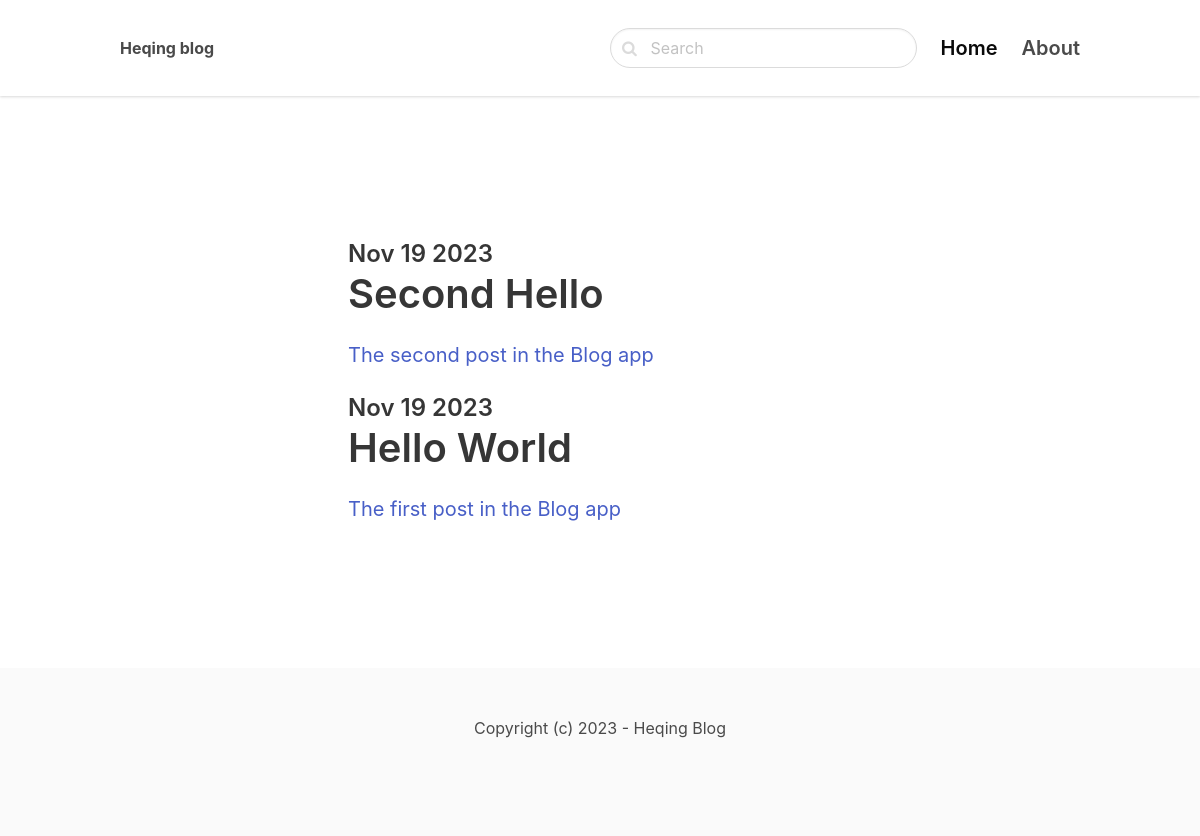
The page / on the database its author committed.
### blog/models.py (models this page shows)
class Post(models.Model):
    title = models.CharField(max_length=255)
    slug = models.SlugField() # internet address for title
    intro = models.TextField()
    body = models.TextField()
    created_at = models.DateTimeField(auto_now_add = True)
    class Meta:
        ordering = ('-created_at',)

### core/views.py (the view)
# urls.py: path('', frontpage, name='frontpage'),
def frontpage(request):
    posts = Post.objects.all()
    return render(request, 'core/frontpage.html', {'posts' : posts}  )

### core/templates/core/frontpage.html (shortened to what this page needs)
{% extends 'core/base.html' %}
{% block content %}
  <section class="hero">
    <div class="hero-body">
      <div class="container">
        <section class="section">
          <div class="columns">
            <div class="column is-8 is-offset-2">
              {% for post in posts %}
                <div class="content is-medium">
                    <a href="{% url 'post_detail' post.slug %}">
                        <h2 class="subtitle is-4">{{ post.created_at|date:'M d Y'}}</h2>
                        <h1 class="title">{{ post.title }}</h1>
                        <p>{{ post.intro }}</p>
                </a>
                </div>
              {% endfor %}
            </div>
          </div>
        </section>
      </div>
    </div>
  </section>
{% endblock %}

### rows shown on the page
Post: created_at "Nov 19 2023", title "Second Hello", intro "The second post in the Blog app"
Post: created_at "Nov 19 2023", title "Hello World", intro "The first post in the Blog app"
